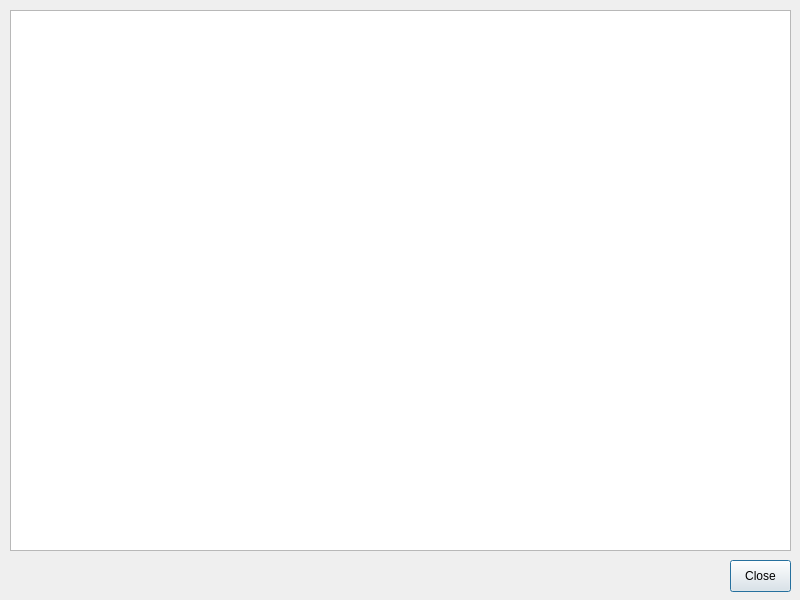
<?xml version="1.0" encoding="UTF-8"?>
<ui version="4.0">
 <class>MimeRawMessageDialog</class>
 <widget class="QDialog" name="MimeRawMessageDialog">
  <property name="windowModality">
   <enum>Qt::WindowModal</enum>
  </property>
  <property name="geometry">
   <rect>
    <x>0</x>
    <y>0</y>
    <width>800</width>
    <height>600</height>
   </rect>
  </property>
  <property name="minimumSize">
   <size>
    <width>800</width>
    <height>600</height>
   </size>
  </property>
  <property name="maximumSize">
   <size>
    <width>800</width>
    <height>600</height>
   </size>
  </property>
  <property name="windowTitle">
   <string>MIME 원본 메시지 보기</string>
  </property>
  <widget class="QPushButton" name="closeButton">
   <property name="geometry">
    <rect>
     <x>730</x>
     <y>560</y>
     <width>61</width>
     <height>32</height>
    </rect>
   </property>
   <property name="locale">
    <locale language="English" country="UnitedStates"/>
   </property>
   <property name="text">
    <string>Close</string>
   </property>
  </widget>
  <widget class="QTextEdit" name="rawMimeText">
   <property name="geometry">
    <rect>
     <x>10</x>
     <y>10</y>
     <width>781</width>
     <height>541</height>
    </rect>
   </property>
   <property name="readOnly">
    <bool>true</bool>
   </property>
  </widget>
 </widget>
 <resources/>
 <connections/>
</ui>
